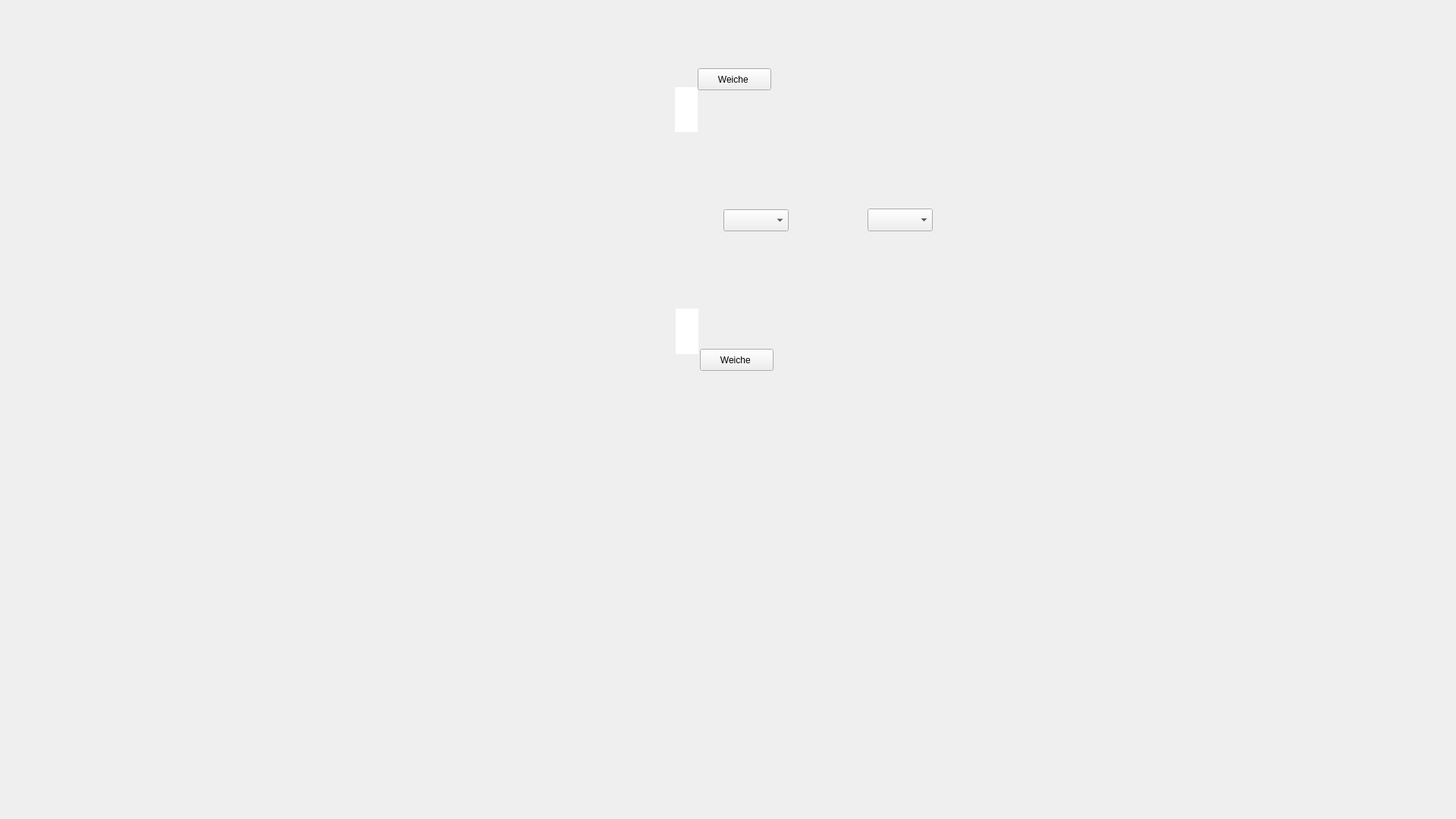
<?xml version="1.0" encoding="UTF-8"?>
<ui version="4.0">
 <class>MainboardControl</class>
 <widget class="QWidget" name="MainboardControl">
  <property name="geometry">
   <rect>
    <x>0</x>
    <y>0</y>
    <width>1920</width>
    <height>1080</height>
   </rect>
  </property>
  <property name="windowTitle">
   <string>Form</string>
  </property>
  <property name="autoFillBackground">
   <bool>false</bool>
  </property>
  <property name="styleSheet">
   <string notr="true"/>
  </property>
  <widget class="QLabel" name="label">
   <property name="geometry">
    <rect>
     <x>490</x>
     <y>-30</y>
     <width>991</width>
     <height>641</height>
    </rect>
   </property>
   <property name="styleSheet">
    <string notr="true">border-image: url(:/image/gui.png);
</string>
   </property>
   <property name="text">
    <string/>
   </property>
  </widget>
  <widget class="QPushButton" name="pushButtonSwitch1">
   <property name="geometry">
    <rect>
     <x>920</x>
     <y>90</y>
     <width>97</width>
     <height>29</height>
    </rect>
   </property>
   <property name="text">
    <string>Weiche </string>
   </property>
  </widget>
  <widget class="QPushButton" name="pushButtonSwitch2">
   <property name="geometry">
    <rect>
     <x>923</x>
     <y>460</y>
     <width>97</width>
     <height>29</height>
    </rect>
   </property>
   <property name="text">
    <string>Weiche </string>
   </property>
  </widget>
  <widget class="QLabel" name="label_switch_11">
   <property name="enabled">
    <bool>true</bool>
   </property>
   <property name="geometry">
    <rect>
     <x>890</x>
     <y>115</y>
     <width>30</width>
     <height>30</height>
    </rect>
   </property>
   <property name="styleSheet">
    <string notr="true">border-image: url(:/image/arrow.png);
background: white;

</string>
   </property>
   <property name="text">
    <string/>
   </property>
  </widget>
  <widget class="QLabel" name="label_switch_21">
   <property name="enabled">
    <bool>true</bool>
   </property>
   <property name="geometry">
    <rect>
     <x>891</x>
     <y>437</y>
     <width>30</width>
     <height>30</height>
    </rect>
   </property>
   <property name="styleSheet">
    <string notr="true">border-image: url(:/image/arrow.png);
background: white;
</string>
   </property>
   <property name="text">
    <string/>
   </property>
  </widget>
  <widget class="QLabel" name="label_switch_10">
   <property name="enabled">
    <bool>true</bool>
   </property>
   <property name="geometry">
    <rect>
     <x>890</x>
     <y>144</y>
     <width>30</width>
     <height>30</height>
    </rect>
   </property>
   <property name="styleSheet">
    <string notr="true">border-image: url(:/image/arrow.png);
background: white;

</string>
   </property>
   <property name="text">
    <string/>
   </property>
  </widget>
  <widget class="QLabel" name="label_switch_20">
   <property name="enabled">
    <bool>true</bool>
   </property>
   <property name="geometry">
    <rect>
     <x>891</x>
     <y>407</y>
     <width>30</width>
     <height>30</height>
    </rect>
   </property>
   <property name="styleSheet">
    <string notr="true">border-image: url(:/image/arrow.png);
background: white;


</string>
   </property>
   <property name="text">
    <string/>
   </property>
  </widget>
  <widget class="QComboBox" name="combo_box_house_1">
   <property name="geometry">
    <rect>
     <x>954</x>
     <y>276</y>
     <width>86</width>
     <height>29</height>
    </rect>
   </property>
  </widget>
  <widget class="QComboBox" name="combo_box_house_2">
   <property name="geometry">
    <rect>
     <x>1144</x>
     <y>275</y>
     <width>86</width>
     <height>30</height>
    </rect>
   </property>
  </widget>
 </widget>
 <resources/>
 <connections/>
</ui>
